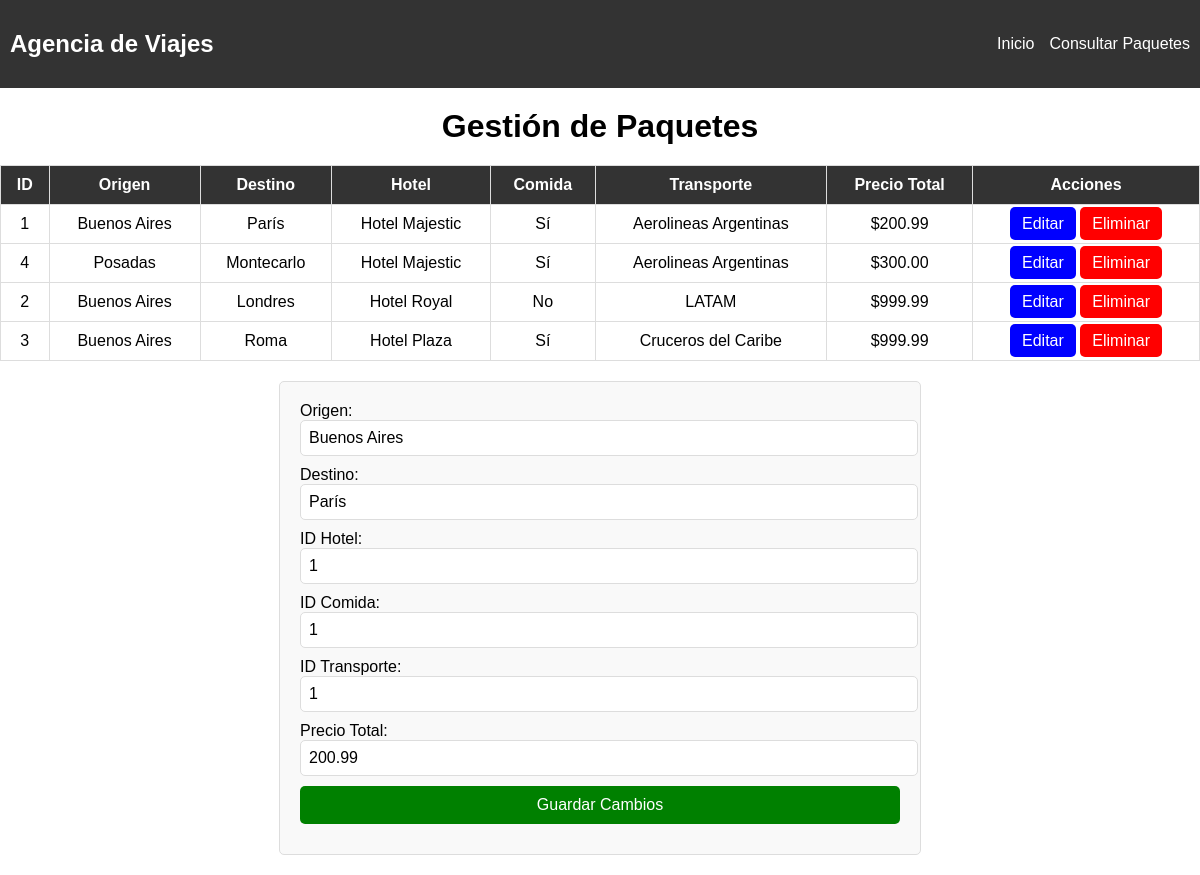
The app's page /php/abm_paquetes.php?id=1 with its own data.
### tables this page shows
CREATE TABLE `paquete` (
  `id_paquete` int(11) NOT NULL,
  `id_viaje` int(11) NOT NULL,
  `id_hotel` int(11) NOT NULL,
  `id_comida` int(11) NOT NULL,
  `id_transporte` int(11) NOT NULL,
  `precio_total` decimal(5,2) NOT NULL
);

CREATE TABLE `viaje` (
  `id_viaje` int(11) NOT NULL,
  `destino` varchar(50) NOT NULL,
  `origen` varchar(50) NOT NULL,
  `fechasalida` date NOT NULL,
  `fechallegada` date NOT NULL,
  `precio` decimal(5,2) NOT NULL,
  `numplazas` int(11) NOT NULL
);

CREATE TABLE `hotel` (
  `id_hotel` int(11) NOT NULL,
  `nombre` varchar(50) NOT NULL,
  `categoria` enum('1 estrella','2 estrellas','3 estrellas','4 estrellas','5 estrellas') NOT NULL,
  `numhabfam` int(11) NOT NULL,
  `numhabsec` int(11) NOT NULL,
  `numhabdobl` int(11) NOT NULL
);

CREATE TABLE `transporte` (
  `id_transporte` int(11) NOT NULL,
  `compania` varchar(100) NOT NULL,
  `tipotransp` enum('Aéreo','Terrestre','Marítimo') NOT NULL,
  `origen` varchar(50) NOT NULL,
  `destino` varchar(50) NOT NULL,
  `horasalida` time NOT NULL,
  `horallegada` time NOT NULL,
  `fechasalida` date NOT NULL,
  `fechallegada` date NOT NULL
);

### php/ABM_paquetes.php (the view, shortened to what this page needs)
<?php
include("../includes/conexion.php");
$query = "SELECT p.id_paquete, v.id_viaje, v.origen, v.destino, h.nombre AS hotel,
                 c.todo_incluido, t.compania, p.precio_total
          FROM paquete p
          JOIN viaje v ON p.id_viaje = v.id_viaje
          JOIN hotel h ON p.id_hotel = h.id_hotel
          JOIN comida c ON p.id_comida = c.id_comida
          JOIN transporte t ON p.id_transporte = t.id_transporte";
$paquetes_result = $con->query($query);
$paquetes = $paquetes_result;
$id_editar = $_GET['id'] ?? null;
$paquete_editar = null;
if ($id_editar) {
    $query = "SELECT p.*, v.origen, v.destino
              FROM paquete p
              JOIN viaje v ON p.id_viaje = v.id_viaje
              WHERE id_paquete = $id_editar";
    $result = $con->query($query);
    $paquete_editar = $result->fetch_assoc();
}
?>
<!DOCTYPE html>
<html>
<head>
    <link rel="stylesheet" href="../css/styles.css">
</head>
<body>
    <header>
        <h2>Agencia de Viajes</h2>
        <ul>
            <li><a href="../index.php">Inicio</a></li>
            <li><a href="consulta_paquetes.php">Consultar Paquetes</a></li>
        </ul>
    </header>
    <h1>Gestión de Paquetes</h1>
    <table>
        <thead>
            <tr>
                <th>ID</th>
                <th>Origen</th>
                <th>Destino</th>
                <th>Hotel</th>
                <th>Comida</th>
                <th>Transporte</th>
                <th>Precio Total</th>
                <th>Acciones</th>
            </tr>
        </thead>
        <tbody>
            <?php while ($row = $paquetes->fetch_assoc()): ?>
                <tr>
                    <td><?= $row['id_paquete'] ?></td>
                    <td><?= $row['origen'] ?></td>
                    <td><?= $row['destino'] ?></td>
                    <td><?= $row['hotel'] ?></td>
                    <td><?= $row['todo_incluido'] ? 'Sí' : 'No' ?></td>
                    <td><?= $row['compania'] ?></td>
                    <td>$<?= $row['precio_total'] ?></td>
                    <td>
                        <a href="abm_paquetes.php?id=<?= $row['id_paquete'] ?>" class="boton">Editar</a>
                        <a href="abm_paquetes.php?accion=eliminar&id=<?= $row['id_paquete'] ?>"
                           class="boton rojo" onclick="return confirm('¿Eliminar este paquete?')">Eliminar</a>
                    </td>
                </tr>
            <?php endwhile; ?>
        </tbody>
    </table>
    <form method="post" action="abm_paquetes.php" onsubmit="return validarFormulario()">
        <label for="origen">Origen:</label>
        <input type="text" name="origen" value="<?= $paquete_editar['origen'] ?? '' ?>" required>
        <label for="destino">Destino:</label>
        <input type="text" name="destino" value="<?= $paquete_editar['destino'] ?? '' ?>" required>
        <label for="id_hotel">ID Hotel:</label>
        <input type="number" name="id_hotel" value="<?= $paquete_editar['id_hotel'] ?? '' ?>" required>
        <label for="id_comida">ID Comida:</label>
        <input type="number" name="id_comida" value="<?= $paquete_editar['id_comida'] ?? '' ?>" required>
        <label for="id_transporte">ID Transporte:</label>
        <input type="number" name="id_transporte" value="<?= $paquete_editar['id_transporte'] ?? '' ?>" required>
        <label for="precio_total">Precio Total:</label>
        <input type="text" name="precio_total" value="<?= $paquete_editar['precio_total'] ?? '' ?>" required>
        <button type="submit" name="accion" value="<?= $id_editar ? 'modificar' : 'crear' ?>">
            <?= $id_editar ? 'Guardar Cambios' : 'Crear' ?>
        </button>
    </form>
</body>
</html>

### css/styles.css (style rules this page uses)
body { font-family: Arial, sans-serif; margin: 0; padding: 0; cursor: url(../img/wcursor.cur), default; }
header { background-color: #333; padding: 10px; color: white; display: flex; justify-content: space-between; align-items: center; }
header ul { list-style: none; display: flex; gap: 15px; margin: 0; }
header li { display: inline; }
header a { color: white; text-decoration: none; }
h1 { text-align: center; margin: 20px 0; }
table { width: 100%; border-collapse: collapse; margin: 20px auto; }
th, td { padding: 10px; text-align: center; border: 1px solid #ddd; }
th { background-color: #333; color: white; }
form { width: 50%; margin: 20px auto; padding: 20px; border: 1px solid #ddd; border-radius: 5px; background-color: #f9f9f9; }
label { font-size: 16px; margin-bottom: 5px; }
input, select, button { font-size: 16px; display: block; width: 100%; margin-bottom: 10px; padding: 8px; border: 1px solid #ddd; border-radius: 5px; }
button { padding: 10px; background-color: green; color: white; border: none; border-radius: 5px; cursor: pointer; }
.boton { padding: 8px 12px; text-decoration: none; color: white; background-color: blue; border-radius: 5px; }
.boton.rojo { background-color: red; }

### records on screen
paquete: id_paquete "1", id_viaje.origen "Buenos Aires", id_viaje.destino "París", id_hotel.nombre "Hotel Majestic", shows "Sí", id_transporte.compania "Aerolineas Argentinas", precio_total "200.99", origen "Buenos Aires", destino "París", id_hotel "1", id_comida "1", id_transporte "1"
paquete: id_paquete "4", id_viaje.origen "Posadas", id_viaje.destino "Montecarlo", id_hotel.nombre "Hotel Majestic", shows "Sí", id_transporte.compania "Aerolineas Argentinas", precio_total "300.00"
paquete: id_paquete "2", id_viaje.origen "Buenos Aires", id_viaje.destino "Londres", id_hotel.nombre "Hotel Royal", shows "No", id_transporte.compania "LATAM", precio_total "999.99"
paquete: id_paquete "3", id_viaje.origen "Buenos Aires", id_viaje.destino "Roma", id_hotel.nombre "Hotel Plaza", shows "Sí", id_transporte.compania "Cruceros del Caribe", precio_total "999.99"
